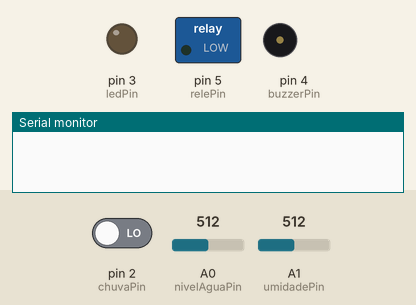
The sketch below on a simulated Arduino Uno, built with avr-gcc and run on an emulated ATmega328P. Parts: switched loads named in the sketch (green lamp = pin HIGH), output pins drawn as LEDs (lit = HIGH), buzzer (waves = sounding, pin HIGH), the last lines printed to the serial monitor. The test bench sets the inputs (shaded band); at power-on: A1 (umidadePin) = 512, A0 (nivelAguaPin) = 512, pin 2 (chuvaPin) LOW.

Above: at 1.8 s.
1.9 s: A1 (umidadePin) set to 411
3.4 s: A1 (umidadePin) set to 392
At 4.4 s:
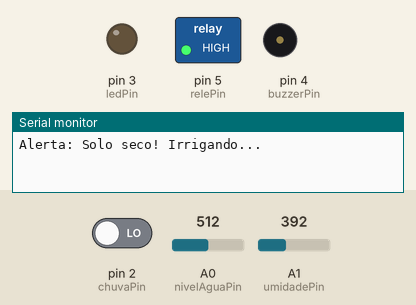
5.5 s: A0 (nivelAguaPin) set to 683
7.2 s: A0 (nivelAguaPin) set to 710
At 8.8 s:
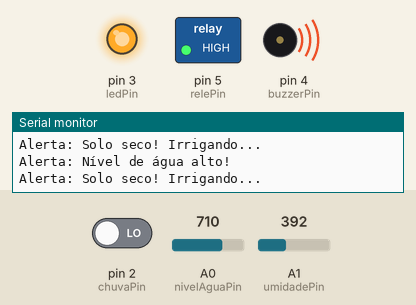
9.5 s: A1 (umidadePin) set to 410
At 10.3 s:
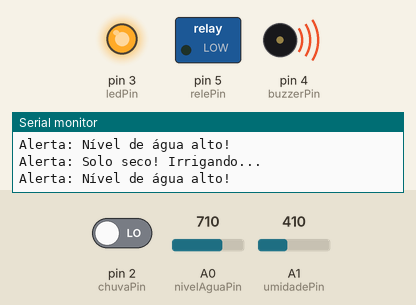
Timing chart, 0 to 12.5 s (numbered marks = the images above; inputs shaded):
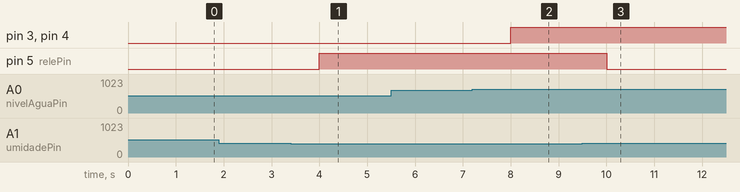

Measured:
- the behaviour switches between 400 and 399 on A1 (umidadePin) (found by bisection; images 0 and 1)
- the behaviour switches between 700 and 701 on A0 (nivelAguaPin) (found by bisection; images 1 and 2)
- after the input at 1.9 s, every drawn part: stays the same
- after the input at 3.4 s, pin 5 (relePin): LOW → HIGH after 0.60 s
- after the input at 7.2 s, pin 3 (ledPin), pin 4 (buzzerPin): LOW → HIGH after 0.80 s
- after the input at 9.5 s, pin 5 (relePin): HIGH → LOW after 0.51 s

The sketch:

sketch.ino
```cpp
const int nivelAguaPin = A0;
const int chuvaPin = 2;
const int umidadePin = A1;
const int ledPin = 3;
const int buzzerPin = 4;
const int relePin = 5;
const int limiarNivelAgua = 700;
const int limiarUmidade = 400;
void setup() {
 pinMode(ledPin, OUTPUT);
 pinMode(buzzerPin, OUTPUT);
 pinMode(relePin, OUTPUT);
 pinMode(chuvaPin, INPUT);
 Serial.begin(9600);
}
void loop() {
 int nivelAgua = analogRead(nivelAguaPin);
 int umidade = analogRead(umidadePin);
 int chuva = digitalRead(chuvaPin);
 if (nivelAgua > limiarNivelAgua) {
   digitalWrite(ledPin, HIGH);
   digitalWrite(buzzerPin, HIGH);
   digitalWrite(relePin, HIGH);
   Serial.println("Alerta: Nível de água alto!");
 } else {
   digitalWrite(ledPin, LOW);
   digitalWrite(buzzerPin, LOW);
   digitalWrite(relePin, LOW);
 }
 if (chuva == HIGH) {
   digitalWrite(ledPin, HIGH);
   digitalWrite(buzzerPin, HIGH);
   Serial.println("Alerta: Chuva detectada!");
 }
 if (umidade < limiarUmidade) {
   digitalWrite(relePin, HIGH);
   Serial.println("Alerta: Solo seco! Irrigando...");
 } else {
   digitalWrite(relePin, LOW);
 }
 delay(1000);
}
```
